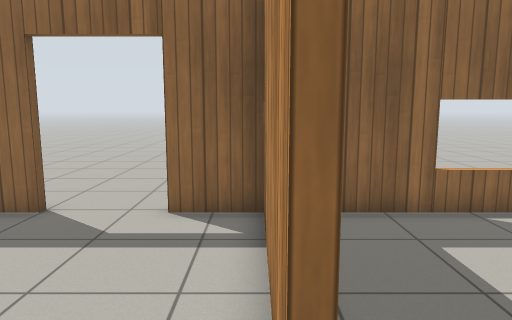
view 1 (above)

19 first-person views from a walk through a robot-simulator world made for Gazebo. The camera is 1.2 m above the floor, tilts 8° down and sees 70° across. Floor lines are 1 m apart. The floor is counted in squares, 0.5 m on a side. Each view is taken from the middle of a square. On the plan, view 1 faces up. The plan holds only what a view shows up to about 20 squares ahead; the rest is blank. Gazebo's built-in surfaces are drawn with simple patterns. Simple shapes stand in for some stock models.

view 2
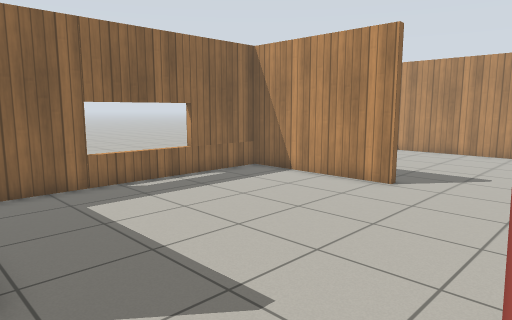

view 3
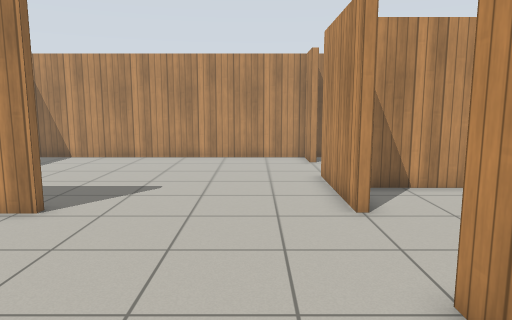

view 4
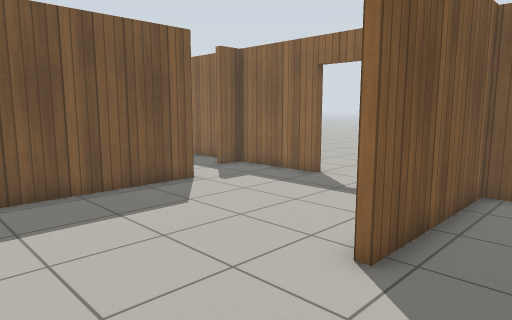

view 5
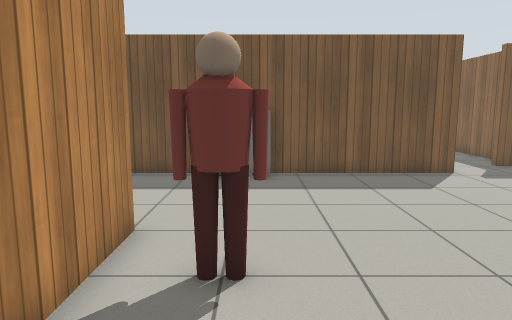

view 6
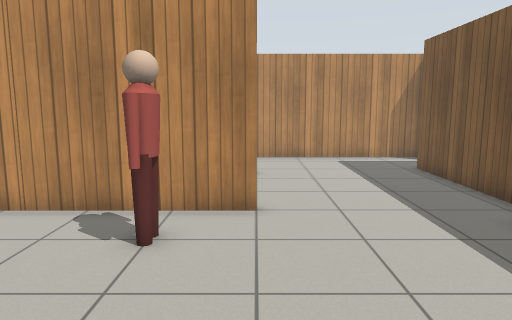

view 7
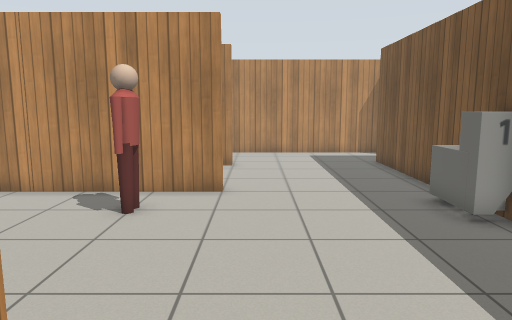

view 8
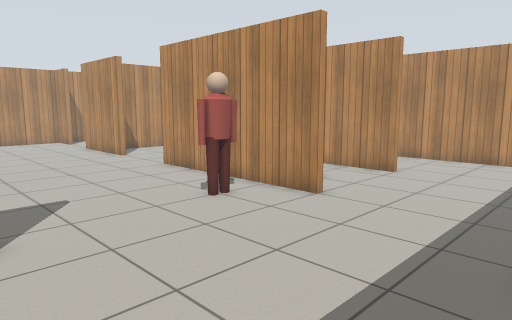

view 9
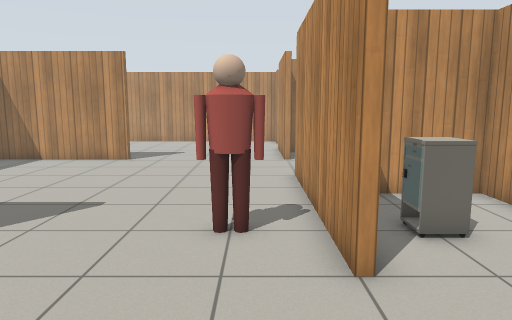

view 10
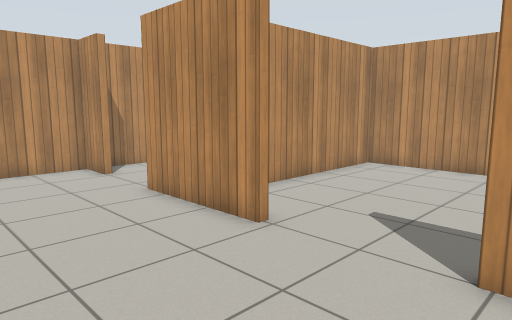

view 11
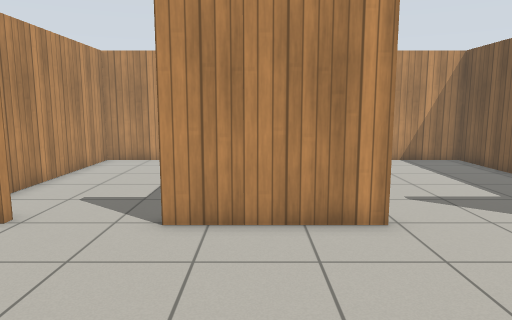

view 12
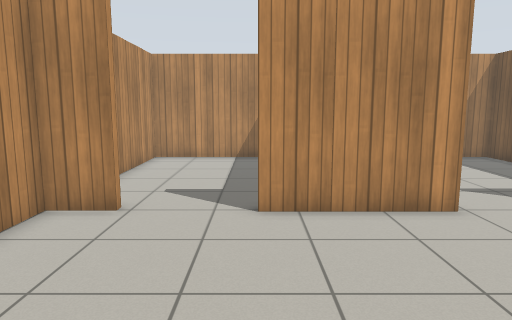

view 13
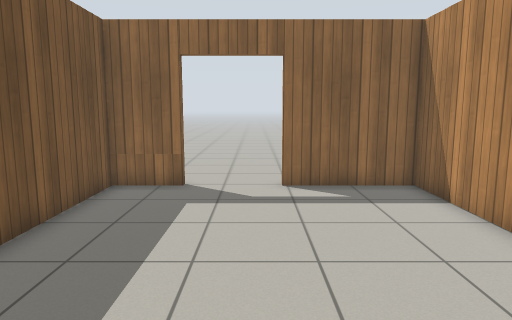

view 14
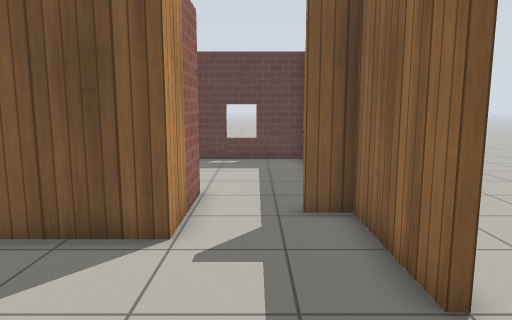

view 15
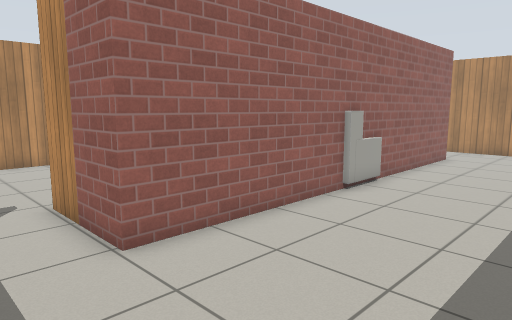

view 16
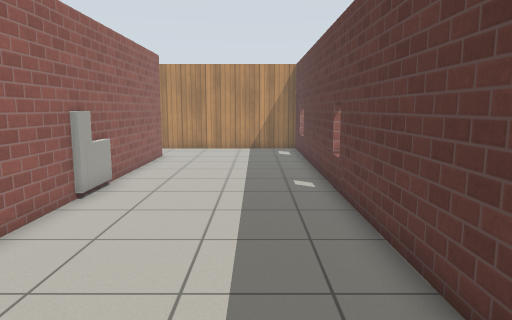

view 17
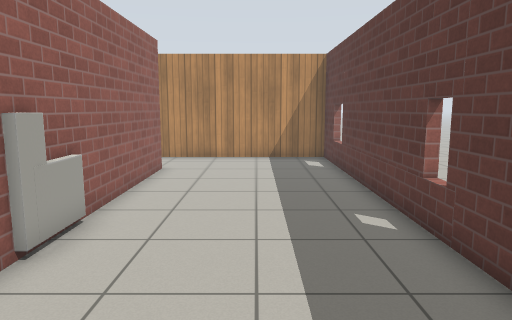

view 18
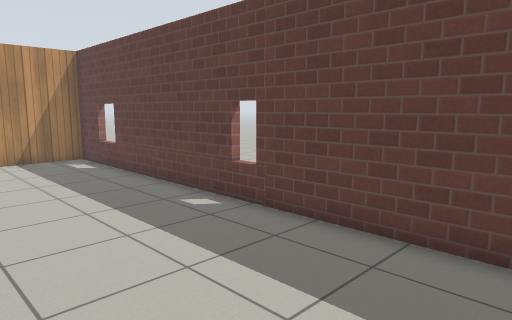

view 19
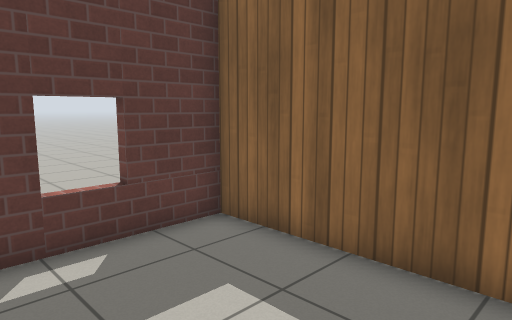

### Floor plan
Ten units are one square. View 1 is at (0, 0); x grows to the right and y downward. Boxes are objects, and circles mark ways between rooms. Rooms are numbered by the first view taken in them; rooms with no view inside come last. Other rooms are left out.
<svg viewBox="-189 -87 404 243">
<path fill="none" stroke="#000" d="M2 -20 2 -82 -21 -82M-11 54 73 54M112 -20 112 -82 5 -82 5 -20M112 54 160 54M-10 104 42 104 42 75M-75 44 -75 116M-50 -82 -92 -82 -92 -71 -96 -71M137 -82 115 -82 115 -31M193 54 210 54 210 -82 168 -82M-112 -44 -75 -44 -75 25M-91 151 10 151M-112 25 -112 -44M-112 116 -112 44M-109 -82 -184 -82 -184 151 -102 151M45 114 45 151 76 151M112 58 112 54M92 151 139 151 139 59M159 151 210 151 210 60"/>
<rect x="-85" y="25" width="20" height="20" fill="#bbb"><title>table</title></rect>
<rect x="5" y="65" width="10" height="20" fill="#bbb"><title>side table</title></rect>
<rect x="5" y="25" width="10" height="20" fill="#bbb"><title>person</title></rect>
<rect x="-115" y="25" width="10" height="20" fill="#bbb"><title>table</title></rect>
<circle cx="-120" cy="-60" r="3" fill="#2a7"/>
<circle cx="95" cy="60" r="3" fill="#2a7"/>
<circle cx="175" cy="60" r="3" fill="#2a7"/>
<text x="40" y="10">1</text>
<text x="-140" y="40">2</text>
<text x="90" y="100">3</text>
<text x="170" y="100">4</text>
</svg>
Room 1 opens to room 2. Room 1 opens to room 3. Room 1 opens to room 4.

Where each view was taken, in squares from view 1:
view 1: 0 up, 0 right, facing up
view 2: 3 down, 0 right, facing up-right
view 3: 3 down, 3 right, facing right
view 4: 3 down, 3 right, facing up-left
view 5: 3 down, 6 right, facing left
view 6: 3 up, 1 left, facing down
view 7: 5 up, 2 left, facing down
view 8: 3 up, 7 left, facing down-right
view 9: 4 down, 6 left, facing right
view 10: 0 up, 6 right, facing down-right
view 11: 2 up, 14 right, facing down
view 12: 3 up, 16 right, facing down
view 13: 3 down, 16 right, facing up
view 14: 6 up, 1 left, facing left
view 15: 7 up, 17 left, facing down-right
view 16: 7 up, 16 left, facing down
view 17: 3 up, 15 left, facing down
view 18: 3 up, 12 left, facing down-left
view 19: 3 up, 12 left, facing up-left
